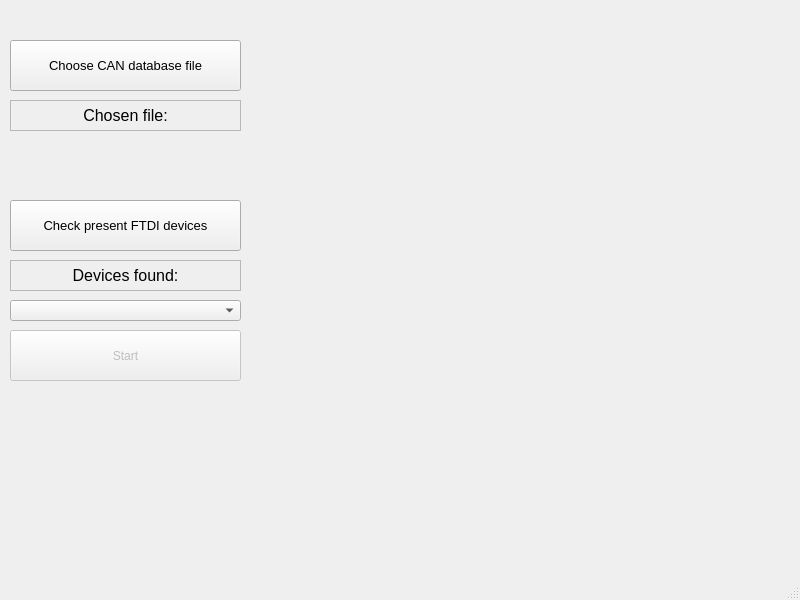
<?xml version="1.0" encoding="UTF-8"?>
<ui version="4.0">
 <class>MainWindow</class>
 <widget class="QMainWindow" name="MainWindow">
  <property name="geometry">
   <rect>
    <x>0</x>
    <y>0</y>
    <width>800</width>
    <height>600</height>
   </rect>
  </property>
  <property name="windowTitle">
   <string>MainWindow</string>
  </property>
  <widget class="QWidget" name="centralwidget">
   <widget class="QPushButton" name="pushButton_Search">
    <property name="geometry">
     <rect>
      <x>10</x>
      <y>200</y>
      <width>231</width>
      <height>51</height>
     </rect>
    </property>
    <property name="font">
     <font>
      <pointsize>10</pointsize>
     </font>
    </property>
    <property name="text">
     <string>Check present FTDI devices</string>
    </property>
   </widget>
   <widget class="QComboBox" name="comboBox_FTDI_devices">
    <property name="geometry">
     <rect>
      <x>10</x>
      <y>300</y>
      <width>231</width>
      <height>21</height>
     </rect>
    </property>
   </widget>
   <widget class="QLabel" name="label">
    <property name="geometry">
     <rect>
      <x>10</x>
      <y>260</y>
      <width>231</width>
      <height>31</height>
     </rect>
    </property>
    <property name="font">
     <font>
      <pointsize>12</pointsize>
     </font>
    </property>
    <property name="frameShape">
     <enum>QFrame::StyledPanel</enum>
    </property>
    <property name="text">
     <string>Devices found:</string>
    </property>
    <property name="alignment">
     <set>Qt::AlignCenter</set>
    </property>
   </widget>
   <widget class="QPushButton" name="pushButton_Start">
    <property name="enabled">
     <bool>false</bool>
    </property>
    <property name="geometry">
     <rect>
      <x>10</x>
      <y>330</y>
      <width>231</width>
      <height>51</height>
     </rect>
    </property>
    <property name="text">
     <string>Start</string>
    </property>
   </widget>
   <widget class="QPushButton" name="pushButton_Choose">
    <property name="geometry">
     <rect>
      <x>10</x>
      <y>40</y>
      <width>231</width>
      <height>51</height>
     </rect>
    </property>
    <property name="font">
     <font>
      <pointsize>10</pointsize>
     </font>
    </property>
    <property name="text">
     <string>Choose CAN database file</string>
    </property>
   </widget>
   <widget class="QLabel" name="label_2">
    <property name="geometry">
     <rect>
      <x>10</x>
      <y>100</y>
      <width>231</width>
      <height>31</height>
     </rect>
    </property>
    <property name="font">
     <font>
      <pointsize>12</pointsize>
     </font>
    </property>
    <property name="frameShape">
     <enum>QFrame::StyledPanel</enum>
    </property>
    <property name="text">
     <string>Chosen file:</string>
    </property>
    <property name="alignment">
     <set>Qt::AlignCenter</set>
    </property>
   </widget>
   <widget class="QLabel" name="label_Database_Name">
    <property name="geometry">
     <rect>
      <x>10</x>
      <y>140</y>
      <width>231</width>
      <height>31</height>
     </rect>
    </property>
    <property name="text">
     <string/>
    </property>
   </widget>
  </widget>
  <widget class="QMenuBar" name="menubar">
   <property name="geometry">
    <rect>
     <x>0</x>
     <y>0</y>
     <width>800</width>
     <height>25</height>
    </rect>
   </property>
  </widget>
  <widget class="QStatusBar" name="statusbar"/>
 </widget>
 <resources/>
 <connections/>
</ui>
